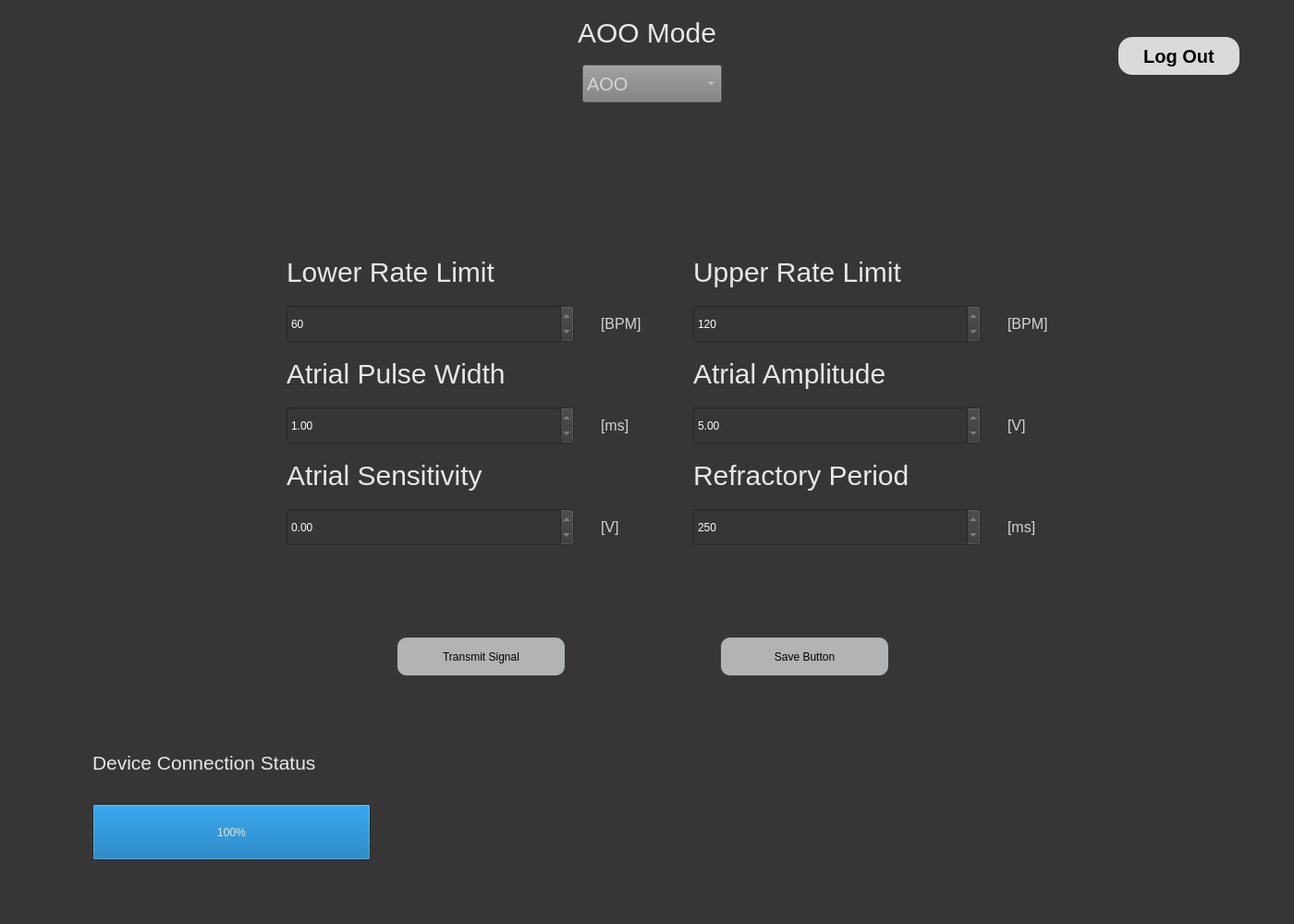
<?xml version="1.0" encoding="UTF-8"?>
<ui version="4.0">
 <class>MainWindow</class>
 <widget class="QMainWindow" name="MainWindow">
  <property name="geometry">
   <rect>
    <x>0</x>
    <y>0</y>
    <width>1400</width>
    <height>1000</height>
   </rect>
  </property>
  <property name="windowTitle">
   <string>MainWindow</string>
  </property>
  <property name="styleSheet">
   <string notr="true">background-color: rgb(54, 54, 54);</string>
  </property>
  <widget class="QWidget" name="centralwidget">
   <widget class="QLabel" name="label">
    <property name="geometry">
     <rect>
      <x>620</x>
      <y>10</y>
      <width>160</width>
      <height>50</height>
     </rect>
    </property>
    <property name="font">
     <font>
      <pointsize>-1</pointsize>
     </font>
    </property>
    <property name="layoutDirection">
     <enum>Qt::LeftToRight</enum>
    </property>
    <property name="autoFillBackground">
     <bool>false</bool>
    </property>
    <property name="styleSheet">
     <string notr="true">color: rgb(231, 231, 231);
font-size: 30px;</string>
    </property>
    <property name="text">
     <string>AOO Mode</string>
    </property>
    <property name="textFormat">
     <enum>Qt::AutoText</enum>
    </property>
    <property name="scaledContents">
     <bool>false</bool>
    </property>
    <property name="alignment">
     <set>Qt::AlignCenter</set>
    </property>
    <property name="wordWrap">
     <bool>false</bool>
    </property>
   </widget>
   <widget class="QComboBox" name="comboBox">
    <property name="geometry">
     <rect>
      <x>630</x>
      <y>70</y>
      <width>151</width>
      <height>41</height>
     </rect>
    </property>
    <property name="font">
     <font>
      <pointsize>-1</pointsize>
     </font>
    </property>
    <property name="styleSheet">
     <string notr="true">background-color: rgb(125, 125, 125);
color: rgb(214, 214, 214);
font-size: 20px;</string>
    </property>
    <property name="editable">
     <bool>false</bool>
    </property>
    <property name="currentText">
     <string>AOO</string>
    </property>
    <property name="currentIndex">
     <number>0</number>
    </property>
    <item>
     <property name="text">
      <string>AOO</string>
     </property>
    </item>
    <item>
     <property name="text">
      <string>VOO</string>
     </property>
    </item>
    <item>
     <property name="text">
      <string>AAI</string>
     </property>
    </item>
    <item>
     <property name="text">
      <string>VVI</string>
     </property>
    </item>
   </widget>
   <widget class="QProgressBar" name="PaceMakerConnectionStatus">
    <property name="geometry">
     <rect>
      <x>100</x>
      <y>870</y>
      <width>301</width>
      <height>61</height>
     </rect>
    </property>
    <property name="styleSheet">
     <string notr="true">color: rgb(231, 231, 231);
</string>
    </property>
    <property name="value">
     <number>100</number>
    </property>
   </widget>
   <widget class="QStackedWidget" name="stackedWidget">
    <property name="geometry">
     <rect>
      <x>220</x>
      <y>240</y>
      <width>1051</width>
      <height>391</height>
     </rect>
    </property>
    <property name="currentIndex">
     <number>3</number>
    </property>
    <widget class="QWidget" name="AOO_Widget">
     <widget class="QLabel" name="AOO_ATR_PW_UNITS">
      <property name="geometry">
       <rect>
        <x>430</x>
        <y>200</y>
        <width>61</width>
        <height>41</height>
       </rect>
      </property>
      <property name="font">
       <font>
        <pointsize>-1</pointsize>
       </font>
      </property>
      <property name="styleSheet">
       <string notr="true">font-size: 16px;
color: rgb(212, 212, 212);</string>
      </property>
      <property name="text">
       <string>[ms]</string>
      </property>
     </widget>
     <widget class="QLabel" name="AOO__ATR_PW_Label">
      <property name="geometry">
       <rect>
        <x>90</x>
        <y>139</y>
        <width>400</width>
        <height>51</height>
       </rect>
      </property>
      <property name="font">
       <font>
        <pointsize>-1</pointsize>
       </font>
      </property>
      <property name="styleSheet">
       <string notr="true">color: rgb(231, 231, 231);
font-size: 30px;</string>
      </property>
      <property name="text">
       <string>Atrial Pulse Width</string>
      </property>
      <property name="scaledContents">
       <bool>true</bool>
      </property>
     </widget>
     <widget class="QLabel" name="AOO_ATR_AMP_UNITS">
      <property name="geometry">
       <rect>
        <x>870</x>
        <y>200</y>
        <width>71</width>
        <height>41</height>
       </rect>
      </property>
      <property name="font">
       <font>
        <pointsize>-1</pointsize>
       </font>
      </property>
      <property name="styleSheet">
       <string notr="true">font-size: 16px;
color: rgb(212, 212, 212);</string>
      </property>
      <property name="text">
       <string>[V]</string>
      </property>
     </widget>
     <widget class="QLabel" name="AOO_URL_UNITS">
      <property name="geometry">
       <rect>
        <x>870</x>
        <y>90</y>
        <width>71</width>
        <height>41</height>
       </rect>
      </property>
      <property name="font">
       <font>
        <pointsize>-1</pointsize>
       </font>
      </property>
      <property name="styleSheet">
       <string notr="true">font-size: 16px;
color: rgb(212, 212, 212);</string>
      </property>
      <property name="text">
       <string>[BPM]</string>
      </property>
     </widget>
     <widget class="QLabel" name="AOO_AMP_Label">
      <property name="geometry">
       <rect>
        <x>530</x>
        <y>139</y>
        <width>400</width>
        <height>51</height>
       </rect>
      </property>
      <property name="font">
       <font>
        <pointsize>-1</pointsize>
       </font>
      </property>
      <property name="styleSheet">
       <string notr="true">color: rgb(231, 231, 231);
font-size: 30px;</string>
      </property>
      <property name="text">
       <string>Atrial Amplitude</string>
      </property>
      <property name="scaledContents">
       <bool>true</bool>
      </property>
     </widget>
     <widget class="QLabel" name="AOO_URL_Label">
      <property name="geometry">
       <rect>
        <x>530</x>
        <y>19</y>
        <width>400</width>
        <height>61</height>
       </rect>
      </property>
      <property name="font">
       <font>
        <pointsize>-1</pointsize>
       </font>
      </property>
      <property name="styleSheet">
       <string notr="true">color: rgb(231, 231, 231);
font-size: 30px;
</string>
      </property>
      <property name="text">
       <string>Upper Rate Limit</string>
      </property>
      <property name="scaledContents">
       <bool>true</bool>
      </property>
     </widget>
     <widget class="QLabel" name="AOO_LRL_UNITS">
      <property name="geometry">
       <rect>
        <x>430</x>
        <y>90</y>
        <width>61</width>
        <height>41</height>
       </rect>
      </property>
      <property name="font">
       <font>
        <pointsize>-1</pointsize>
       </font>
      </property>
      <property name="styleSheet">
       <string notr="true">font-size: 16px;
color: rgb(212, 212, 212);</string>
      </property>
      <property name="text">
       <string>[BPM]</string>
      </property>
     </widget>
     <widget class="QLabel" name="AOO_LRL_Label">
      <property name="geometry">
       <rect>
        <x>90</x>
        <y>19</y>
        <width>400</width>
        <height>61</height>
       </rect>
      </property>
      <property name="font">
       <font>
        <pointsize>-1</pointsize>
       </font>
      </property>
      <property name="styleSheet">
       <string notr="true">color: rgb(231, 231, 231);
font-size: 30px;</string>
      </property>
      <property name="text">
       <string>Lower Rate Limit</string>
      </property>
      <property name="textFormat">
       <enum>Qt::AutoText</enum>
      </property>
      <property name="scaledContents">
       <bool>true</bool>
      </property>
     </widget>
     <widget class="QSpinBox" name="AOO_LRL_Field">
      <property name="geometry">
       <rect>
        <x>90</x>
        <y>90</y>
        <width>311</width>
        <height>41</height>
       </rect>
      </property>
      <property name="styleSheet">
       <string notr="true">color: white;</string>
      </property>
      <property name="readOnly">
       <bool>true</bool>
      </property>
      <property name="minimum">
       <number>30</number>
      </property>
      <property name="maximum">
       <number>175</number>
      </property>
      <property name="singleStep">
       <number>5</number>
      </property>
      <property name="value">
       <number>60</number>
      </property>
     </widget>
     <widget class="QSpinBox" name="AOO_URL_Field">
      <property name="geometry">
       <rect>
        <x>530</x>
        <y>90</y>
        <width>311</width>
        <height>41</height>
       </rect>
      </property>
      <property name="styleSheet">
       <string notr="true">color: white;</string>
      </property>
      <property name="readOnly">
       <bool>true</bool>
      </property>
      <property name="minimum">
       <number>50</number>
      </property>
      <property name="maximum">
       <number>175</number>
      </property>
      <property name="singleStep">
       <number>5</number>
      </property>
      <property name="value">
       <number>120</number>
      </property>
     </widget>
     <widget class="QDoubleSpinBox" name="AOO_ATR_PW_FIELD">
      <property name="geometry">
       <rect>
        <x>90</x>
        <y>200</y>
        <width>311</width>
        <height>41</height>
       </rect>
      </property>
      <property name="styleSheet">
       <string notr="true">color: white;</string>
      </property>
      <property name="readOnly">
       <bool>true</bool>
      </property>
      <property name="minimum">
       <double>1.000000000000000</double>
      </property>
      <property name="maximum">
       <double>30.000000000000000</double>
      </property>
      <property name="singleStep">
       <double>1.000000000000000</double>
      </property>
      <property name="value">
       <double>1.000000000000000</double>
      </property>
     </widget>
     <widget class="QDoubleSpinBox" name="AOO_AMP_FIELD">
      <property name="geometry">
       <rect>
        <x>530</x>
        <y>200</y>
        <width>311</width>
        <height>41</height>
       </rect>
      </property>
      <property name="styleSheet">
       <string notr="true">color: white;</string>
      </property>
      <property name="readOnly">
       <bool>true</bool>
      </property>
      <property name="specialValueText">
       <string>Off</string>
      </property>
      <property name="minimum">
       <double>0.000000000000000</double>
      </property>
      <property name="maximum">
       <double>50.000000000000000</double>
      </property>
      <property name="singleStep">
       <double>0.100000000000000</double>
      </property>
      <property name="value">
       <double>5.000000000000000</double>
      </property>
     </widget>
    </widget>
    <widget class="QWidget" name="VVI_Widget">
     <widget class="QLabel" name="VVI_REFRACT_UNITS">
      <property name="geometry">
       <rect>
        <x>870</x>
        <y>310</y>
        <width>71</width>
        <height>41</height>
       </rect>
      </property>
      <property name="font">
       <font>
        <pointsize>-1</pointsize>
       </font>
      </property>
      <property name="styleSheet">
       <string notr="true">font-size: 16px;
color: rgb(212, 212, 212);</string>
      </property>
      <property name="text">
       <string>[ms]</string>
      </property>
     </widget>
     <widget class="QLabel" name="VVI_VENT_THRESH_UNITS">
      <property name="geometry">
       <rect>
        <x>430</x>
        <y>310</y>
        <width>71</width>
        <height>41</height>
       </rect>
      </property>
      <property name="font">
       <font>
        <pointsize>-1</pointsize>
       </font>
      </property>
      <property name="styleSheet">
       <string notr="true">font-size: 16px;
color: rgb(212, 212, 212);</string>
      </property>
      <property name="text">
       <string>[V]</string>
      </property>
     </widget>
     <widget class="QLabel" name="VVI_LRL_Label">
      <property name="geometry">
       <rect>
        <x>90</x>
        <y>20</y>
        <width>400</width>
        <height>61</height>
       </rect>
      </property>
      <property name="font">
       <font>
        <pointsize>-1</pointsize>
       </font>
      </property>
      <property name="styleSheet">
       <string notr="true">color: rgb(231, 231, 231);
font-size: 30px;</string>
      </property>
      <property name="text">
       <string>Lower Rate Limit</string>
      </property>
      <property name="textFormat">
       <enum>Qt::AutoText</enum>
      </property>
      <property name="scaledContents">
       <bool>true</bool>
      </property>
     </widget>
     <widget class="QLabel" name="VVI_REFRACT_Label">
      <property name="geometry">
       <rect>
        <x>530</x>
        <y>249</y>
        <width>400</width>
        <height>51</height>
       </rect>
      </property>
      <property name="font">
       <font>
        <pointsize>-1</pointsize>
       </font>
      </property>
      <property name="styleSheet">
       <string notr="true">color: rgb(231, 231, 231);
font-size: 30px;</string>
      </property>
      <property name="text">
       <string>Refractory Period</string>
      </property>
      <property name="scaledContents">
       <bool>true</bool>
      </property>
     </widget>
     <widget class="QLabel" name="VVI_VENT_PW_UNITS">
      <property name="geometry">
       <rect>
        <x>430</x>
        <y>200</y>
        <width>71</width>
        <height>41</height>
       </rect>
      </property>
      <property name="font">
       <font>
        <pointsize>-1</pointsize>
       </font>
      </property>
      <property name="styleSheet">
       <string notr="true">font-size: 16px;
color: rgb(212, 212, 212);</string>
      </property>
      <property name="text">
       <string>[ms]</string>
      </property>
     </widget>
     <widget class="QLabel" name="VVI_VENT_AMP_Label">
      <property name="geometry">
       <rect>
        <x>530</x>
        <y>139</y>
        <width>400</width>
        <height>51</height>
       </rect>
      </property>
      <property name="font">
       <font>
        <pointsize>-1</pointsize>
       </font>
      </property>
      <property name="styleSheet">
       <string notr="true">color: rgb(231, 231, 231);
font-size: 30px;</string>
      </property>
      <property name="text">
       <string>Ventricular Amplitude</string>
      </property>
      <property name="scaledContents">
       <bool>true</bool>
      </property>
     </widget>
     <widget class="QLabel" name="VVI_URL_UNITS">
      <property name="geometry">
       <rect>
        <x>870</x>
        <y>90</y>
        <width>71</width>
        <height>41</height>
       </rect>
      </property>
      <property name="font">
       <font>
        <pointsize>-1</pointsize>
       </font>
      </property>
      <property name="styleSheet">
       <string notr="true">font-size: 16px;
color: rgb(212, 212, 212);</string>
      </property>
      <property name="text">
       <string>[BPM]</string>
      </property>
     </widget>
     <widget class="QLabel" name="VVI_LRL_UNITS">
      <property name="geometry">
       <rect>
        <x>430</x>
        <y>90</y>
        <width>71</width>
        <height>41</height>
       </rect>
      </property>
      <property name="font">
       <font>
        <pointsize>-1</pointsize>
       </font>
      </property>
      <property name="styleSheet">
       <string notr="true">font-size: 16px;
color: rgb(212, 212, 212);</string>
      </property>
      <property name="text">
       <string>[BPM]</string>
      </property>
     </widget>
     <widget class="QLabel" name="VVI_VENT_AMP_UNITS">
      <property name="geometry">
       <rect>
        <x>870</x>
        <y>200</y>
        <width>71</width>
        <height>41</height>
       </rect>
      </property>
      <property name="font">
       <font>
        <pointsize>-1</pointsize>
       </font>
      </property>
      <property name="styleSheet">
       <string notr="true">font-size: 16px;
color: rgb(212, 212, 212);</string>
      </property>
      <property name="text">
       <string>[V]</string>
      </property>
     </widget>
     <widget class="QLabel" name="VVI_VENT_PW_Label">
      <property name="geometry">
       <rect>
        <x>90</x>
        <y>139</y>
        <width>400</width>
        <height>51</height>
       </rect>
      </property>
      <property name="font">
       <font>
        <pointsize>-1</pointsize>
       </font>
      </property>
      <property name="styleSheet">
       <string notr="true">color: rgb(231, 231, 231);
font-size: 30px;</string>
      </property>
      <property name="text">
       <string>Ventricular Pulse Width</string>
      </property>
      <property name="scaledContents">
       <bool>true</bool>
      </property>
     </widget>
     <widget class="QLabel" name="VVI_URL_Label">
      <property name="geometry">
       <rect>
        <x>530</x>
        <y>29</y>
        <width>400</width>
        <height>51</height>
       </rect>
      </property>
      <property name="font">
       <font>
        <pointsize>-1</pointsize>
       </font>
      </property>
      <property name="styleSheet">
       <string notr="true">color: rgb(231, 231, 231);
font-size: 30px;
</string>
      </property>
      <property name="text">
       <string>Upper Rate Limit</string>
      </property>
      <property name="scaledContents">
       <bool>true</bool>
      </property>
     </widget>
     <widget class="QLabel" name="VVI_VENT_THRESH_Label">
      <property name="geometry">
       <rect>
        <x>90</x>
        <y>249</y>
        <width>400</width>
        <height>51</height>
       </rect>
      </property>
      <property name="font">
       <font>
        <pointsize>-1</pointsize>
       </font>
      </property>
      <property name="styleSheet">
       <string notr="true">color: rgb(231, 231, 231);
font-size: 30px;</string>
      </property>
      <property name="text">
       <string>Ventricular Sensitivity</string>
      </property>
      <property name="scaledContents">
       <bool>true</bool>
      </property>
     </widget>
     <widget class="QSpinBox" name="VVI_LRL_Field">
      <property name="geometry">
       <rect>
        <x>90</x>
        <y>90</y>
        <width>311</width>
        <height>41</height>
       </rect>
      </property>
      <property name="styleSheet">
       <string notr="true">color: white;</string>
      </property>
      <property name="readOnly">
       <bool>true</bool>
      </property>
      <property name="minimum">
       <number>30</number>
      </property>
      <property name="maximum">
       <number>175</number>
      </property>
      <property name="singleStep">
       <number>5</number>
      </property>
      <property name="value">
       <number>60</number>
      </property>
     </widget>
     <widget class="QSpinBox" name="VVI_URL_Field">
      <property name="geometry">
       <rect>
        <x>530</x>
        <y>90</y>
        <width>311</width>
        <height>41</height>
       </rect>
      </property>
      <property name="styleSheet">
       <string notr="true">color: white;</string>
      </property>
      <property name="readOnly">
       <bool>true</bool>
      </property>
      <property name="minimum">
       <number>50</number>
      </property>
      <property name="maximum">
       <number>175</number>
      </property>
      <property name="singleStep">
       <number>5</number>
      </property>
      <property name="value">
       <number>120</number>
      </property>
     </widget>
     <widget class="QDoubleSpinBox" name="VVI_VENT_PW_FIELD">
      <property name="geometry">
       <rect>
        <x>90</x>
        <y>200</y>
        <width>311</width>
        <height>41</height>
       </rect>
      </property>
      <property name="styleSheet">
       <string notr="true">color: white;</string>
      </property>
      <property name="readOnly">
       <bool>true</bool>
      </property>
      <property name="minimum">
       <double>1.000000000000000</double>
      </property>
      <property name="maximum">
       <double>30.000000000000000</double>
      </property>
      <property name="singleStep">
       <double>1.000000000000000</double>
      </property>
      <property name="value">
       <double>1.000000000000000</double>
      </property>
     </widget>
     <widget class="QDoubleSpinBox" name="VVI_VENT_AMP_FIELD">
      <property name="geometry">
       <rect>
        <x>530</x>
        <y>200</y>
        <width>311</width>
        <height>41</height>
       </rect>
      </property>
      <property name="styleSheet">
       <string notr="true">color: white;</string>
      </property>
      <property name="readOnly">
       <bool>true</bool>
      </property>
      <property name="specialValueText">
       <string>Off</string>
      </property>
      <property name="minimum">
       <double>0.000000000000000</double>
      </property>
      <property name="maximum">
       <double>5.000000000000000</double>
      </property>
      <property name="singleStep">
       <double>0.100000000000000</double>
      </property>
      <property name="value">
       <double>5.000000000000000</double>
      </property>
     </widget>
     <widget class="QDoubleSpinBox" name="VVI_VENT_THRESH__FIELD">
      <property name="geometry">
       <rect>
        <x>90</x>
        <y>310</y>
        <width>311</width>
        <height>41</height>
       </rect>
      </property>
      <property name="styleSheet">
       <string notr="true">color: white;</string>
      </property>
      <property name="readOnly">
       <bool>true</bool>
      </property>
      <property name="minimum">
       <double>0.000000000000000</double>
      </property>
      <property name="maximum">
       <double>0.500000000000000</double>
      </property>
      <property name="singleStep">
       <double>0.100000000000000</double>
      </property>
      <property name="value">
       <double>0.000000000000000</double>
      </property>
     </widget>
     <widget class="QSpinBox" name="VVI_REFRACT_Field">
      <property name="geometry">
       <rect>
        <x>530</x>
        <y>310</y>
        <width>311</width>
        <height>41</height>
       </rect>
      </property>
      <property name="styleSheet">
       <string notr="true">color: white;</string>
      </property>
      <property name="readOnly">
       <bool>true</bool>
      </property>
      <property name="minimum">
       <number>150</number>
      </property>
      <property name="maximum">
       <number>500</number>
      </property>
      <property name="singleStep">
       <number>10</number>
      </property>
      <property name="value">
       <number>320</number>
      </property>
     </widget>
    </widget>
    <widget class="QWidget" name="VOO_Widget">
     <widget class="QLabel" name="VOO_VENT_PW_UNITS">
      <property name="geometry">
       <rect>
        <x>430</x>
        <y>200</y>
        <width>61</width>
        <height>41</height>
       </rect>
      </property>
      <property name="font">
       <font>
        <pointsize>-1</pointsize>
       </font>
      </property>
      <property name="styleSheet">
       <string notr="true">font-size: 16px;
color: rgb(212, 212, 212);</string>
      </property>
      <property name="text">
       <string>[ms]</string>
      </property>
     </widget>
     <widget class="QLabel" name="VOO_VENT_PW_Label">
      <property name="geometry">
       <rect>
        <x>90</x>
        <y>139</y>
        <width>400</width>
        <height>51</height>
       </rect>
      </property>
      <property name="font">
       <font>
        <pointsize>-1</pointsize>
       </font>
      </property>
      <property name="styleSheet">
       <string notr="true">color: rgb(231, 231, 231);
font-size: 30px;</string>
      </property>
      <property name="text">
       <string>Ventricular Pulse Width</string>
      </property>
      <property name="scaledContents">
       <bool>true</bool>
      </property>
     </widget>
     <widget class="QLabel" name="VOO_VENT_AMP_UNITS">
      <property name="geometry">
       <rect>
        <x>870</x>
        <y>200</y>
        <width>61</width>
        <height>41</height>
       </rect>
      </property>
      <property name="font">
       <font>
        <pointsize>-1</pointsize>
       </font>
      </property>
      <property name="styleSheet">
       <string notr="true">font-size: 16px;
color: rgb(212, 212, 212);</string>
      </property>
      <property name="text">
       <string>[V]</string>
      </property>
     </widget>
     <widget class="QLabel" name="VOO_URL_UNITS">
      <property name="geometry">
       <rect>
        <x>870</x>
        <y>90</y>
        <width>81</width>
        <height>41</height>
       </rect>
      </property>
      <property name="font">
       <font>
        <pointsize>-1</pointsize>
       </font>
      </property>
      <property name="styleSheet">
       <string notr="true">font-size: 16px;
color: rgb(212, 212, 212);</string>
      </property>
      <property name="text">
       <string>[BPM]</string>
      </property>
     </widget>
     <widget class="QLabel" name="VOO_VENT_AMP_Label">
      <property name="geometry">
       <rect>
        <x>530</x>
        <y>139</y>
        <width>400</width>
        <height>51</height>
       </rect>
      </property>
      <property name="font">
       <font>
        <pointsize>-1</pointsize>
       </font>
      </property>
      <property name="styleSheet">
       <string notr="true">color: rgb(231, 231, 231);
font-size: 30px;</string>
      </property>
      <property name="text">
       <string>Ventricular Amplitude</string>
      </property>
      <property name="scaledContents">
       <bool>true</bool>
      </property>
     </widget>
     <widget class="QLabel" name="VOO_URL_Label">
      <property name="geometry">
       <rect>
        <x>530</x>
        <y>19</y>
        <width>400</width>
        <height>61</height>
       </rect>
      </property>
      <property name="font">
       <font>
        <pointsize>-1</pointsize>
       </font>
      </property>
      <property name="styleSheet">
       <string notr="true">color: rgb(231, 231, 231);
font-size: 30px;
</string>
      </property>
      <property name="text">
       <string>Upper Rate Limit</string>
      </property>
      <property name="scaledContents">
       <bool>true</bool>
      </property>
     </widget>
     <widget class="QLabel" name="VOO_LRL_UNITS">
      <property name="geometry">
       <rect>
        <x>430</x>
        <y>90</y>
        <width>81</width>
        <height>41</height>
       </rect>
      </property>
      <property name="font">
       <font>
        <pointsize>-1</pointsize>
       </font>
      </property>
      <property name="styleSheet">
       <string notr="true">font-size: 16px;
color: rgb(212, 212, 212);</string>
      </property>
      <property name="text">
       <string>[BPM]</string>
      </property>
     </widget>
     <widget class="QLabel" name="VOO_LRL_Label">
      <property name="geometry">
       <rect>
        <x>90</x>
        <y>19</y>
        <width>400</width>
        <height>61</height>
       </rect>
      </property>
      <property name="font">
       <font>
        <pointsize>-1</pointsize>
       </font>
      </property>
      <property name="styleSheet">
       <string notr="true">color: rgb(231, 231, 231);
font-size: 30px;</string>
      </property>
      <property name="text">
       <string>Lower Rate Limit</string>
      </property>
      <property name="textFormat">
       <enum>Qt::AutoText</enum>
      </property>
      <property name="scaledContents">
       <bool>true</bool>
      </property>
     </widget>
     <widget class="QSpinBox" name="VOO_LRL_Field">
      <property name="geometry">
       <rect>
        <x>90</x>
        <y>90</y>
        <width>311</width>
        <height>41</height>
       </rect>
      </property>
      <property name="styleSheet">
       <string notr="true">color: white;</string>
      </property>
      <property name="readOnly">
       <bool>true</bool>
      </property>
      <property name="minimum">
       <number>30</number>
      </property>
      <property name="maximum">
       <number>175</number>
      </property>
      <property name="singleStep">
       <number>5</number>
      </property>
      <property name="value">
       <number>60</number>
      </property>
     </widget>
     <widget class="QSpinBox" name="VOO_URL_Field">
      <property name="geometry">
       <rect>
        <x>530</x>
        <y>90</y>
        <width>311</width>
        <height>41</height>
       </rect>
      </property>
      <property name="styleSheet">
       <string notr="true">color: white;</string>
      </property>
      <property name="readOnly">
       <bool>true</bool>
      </property>
      <property name="minimum">
       <number>50</number>
      </property>
      <property name="maximum">
       <number>175</number>
      </property>
      <property name="singleStep">
       <number>5</number>
      </property>
      <property name="value">
       <number>120</number>
      </property>
     </widget>
     <widget class="QDoubleSpinBox" name="VOO_VENT_PW_FIELD">
      <property name="geometry">
       <rect>
        <x>90</x>
        <y>200</y>
        <width>311</width>
        <height>41</height>
       </rect>
      </property>
      <property name="styleSheet">
       <string notr="true">color: white;</string>
      </property>
      <property name="readOnly">
       <bool>true</bool>
      </property>
      <property name="minimum">
       <double>1.000000000000000</double>
      </property>
      <property name="maximum">
       <double>30.000000000000000</double>
      </property>
      <property name="singleStep">
       <double>1.000000000000000</double>
      </property>
      <property name="value">
       <double>1.000000000000000</double>
      </property>
     </widget>
     <widget class="QDoubleSpinBox" name="VOO_VENT_AMP_FIELD">
      <property name="geometry">
       <rect>
        <x>530</x>
        <y>200</y>
        <width>311</width>
        <height>41</height>
       </rect>
      </property>
      <property name="styleSheet">
       <string notr="true">color: white;</string>
      </property>
      <property name="readOnly">
       <bool>true</bool>
      </property>
      <property name="specialValueText">
       <string>Off</string>
      </property>
      <property name="minimum">
       <double>0.000000000000000</double>
      </property>
      <property name="maximum">
       <double>5.000000000000000</double>
      </property>
      <property name="singleStep">
       <double>0.100000000000000</double>
      </property>
      <property name="value">
       <double>5.000000000000000</double>
      </property>
     </widget>
    </widget>
    <widget class="QWidget" name="AAI_Widget">
     <widget class="QLabel" name="AAI_ATR_PW_UNITS">
      <property name="geometry">
       <rect>
        <x>430</x>
        <y>200</y>
        <width>71</width>
        <height>41</height>
       </rect>
      </property>
      <property name="font">
       <font>
        <pointsize>-1</pointsize>
       </font>
      </property>
      <property name="styleSheet">
       <string notr="true">font-size: 16px;
color: rgb(212, 212, 212);</string>
      </property>
      <property name="text">
       <string>[ms]</string>
      </property>
     </widget>
     <widget class="QLabel" name="AAI_ATR_PW_Label">
      <property name="geometry">
       <rect>
        <x>90</x>
        <y>139</y>
        <width>400</width>
        <height>51</height>
       </rect>
      </property>
      <property name="font">
       <font>
        <pointsize>-1</pointsize>
       </font>
      </property>
      <property name="styleSheet">
       <string notr="true">color: rgb(231, 231, 231);
font-size: 30px;</string>
      </property>
      <property name="text">
       <string>Atrial Pulse Width</string>
      </property>
      <property name="scaledContents">
       <bool>true</bool>
      </property>
     </widget>
     <widget class="QLabel" name="AAI_ATR_AMP_UNITS">
      <property name="geometry">
       <rect>
        <x>870</x>
        <y>200</y>
        <width>81</width>
        <height>41</height>
       </rect>
      </property>
      <property name="font">
       <font>
        <pointsize>-1</pointsize>
       </font>
      </property>
      <property name="styleSheet">
       <string notr="true">font-size: 16px;
color: rgb(212, 212, 212);</string>
      </property>
      <property name="text">
       <string>[V]</string>
      </property>
     </widget>
     <widget class="QLabel" name="AAI_URL_UNITS">
      <property name="geometry">
       <rect>
        <x>870</x>
        <y>90</y>
        <width>81</width>
        <height>41</height>
       </rect>
      </property>
      <property name="font">
       <font>
        <pointsize>-1</pointsize>
       </font>
      </property>
      <property name="styleSheet">
       <string notr="true">font-size: 16px;
color: rgb(212, 212, 212);</string>
      </property>
      <property name="text">
       <string>[BPM]</string>
      </property>
     </widget>
     <widget class="QLabel" name="AAI_ATR_AMP_Label">
      <property name="geometry">
       <rect>
        <x>530</x>
        <y>139</y>
        <width>400</width>
        <height>51</height>
       </rect>
      </property>
      <property name="font">
       <font>
        <pointsize>-1</pointsize>
       </font>
      </property>
      <property name="styleSheet">
       <string notr="true">color: rgb(231, 231, 231);
font-size: 30px;</string>
      </property>
      <property name="text">
       <string>Atrial Amplitude</string>
      </property>
      <property name="scaledContents">
       <bool>true</bool>
      </property>
     </widget>
     <widget class="QLabel" name="AAI_URL_Label">
      <property name="geometry">
       <rect>
        <x>530</x>
        <y>29</y>
        <width>400</width>
        <height>51</height>
       </rect>
      </property>
      <property name="font">
       <font>
        <pointsize>-1</pointsize>
       </font>
      </property>
      <property name="styleSheet">
       <string notr="true">color: rgb(231, 231, 231);
font-size: 30px;
</string>
      </property>
      <property name="text">
       <string>Upper Rate Limit</string>
      </property>
      <property name="scaledContents">
       <bool>true</bool>
      </property>
     </widget>
     <widget class="QLabel" name="AAI_LRL_UNITS">
      <property name="geometry">
       <rect>
        <x>430</x>
        <y>90</y>
        <width>71</width>
        <height>41</height>
       </rect>
      </property>
      <property name="font">
       <font>
        <pointsize>-1</pointsize>
       </font>
      </property>
      <property name="styleSheet">
       <string notr="true">font-size: 16px;
color: rgb(212, 212, 212);</string>
      </property>
      <property name="text">
       <string>[BPM]</string>
      </property>
     </widget>
     <widget class="QLabel" name="AAI_LRL_Label">
      <property name="geometry">
       <rect>
        <x>90</x>
        <y>29</y>
        <width>400</width>
        <height>51</height>
       </rect>
      </property>
      <property name="font">
       <font>
        <pointsize>-1</pointsize>
       </font>
      </property>
      <property name="styleSheet">
       <string notr="true">color: rgb(231, 231, 231);
font-size: 30px;</string>
      </property>
      <property name="text">
       <string>Lower Rate Limit</string>
      </property>
      <property name="textFormat">
       <enum>Qt::AutoText</enum>
      </property>
      <property name="scaledContents">
       <bool>true</bool>
      </property>
     </widget>
     <widget class="QLabel" name="AAI_REFRACT_Label">
      <property name="geometry">
       <rect>
        <x>530</x>
        <y>249</y>
        <width>400</width>
        <height>51</height>
       </rect>
      </property>
      <property name="font">
       <font>
        <pointsize>-1</pointsize>
       </font>
      </property>
      <property name="styleSheet">
       <string notr="true">color: rgb(231, 231, 231);
font-size: 30px;</string>
      </property>
      <property name="text">
       <string>Refractory Period</string>
      </property>
      <property name="scaledContents">
       <bool>true</bool>
      </property>
     </widget>
     <widget class="QLabel" name="AAI_REFRACT_UNITS">
      <property name="geometry">
       <rect>
        <x>870</x>
        <y>310</y>
        <width>91</width>
        <height>41</height>
       </rect>
      </property>
      <property name="font">
       <font>
        <pointsize>-1</pointsize>
       </font>
      </property>
      <property name="styleSheet">
       <string notr="true">font-size: 16px;
color: rgb(212, 212, 212);</string>
      </property>
      <property name="text">
       <string>[ms]</string>
      </property>
     </widget>
     <widget class="QLabel" name="AAI_ATR_THRESH_Label">
      <property name="geometry">
       <rect>
        <x>90</x>
        <y>249</y>
        <width>400</width>
        <height>51</height>
       </rect>
      </property>
      <property name="font">
       <font>
        <pointsize>-1</pointsize>
       </font>
      </property>
      <property name="styleSheet">
       <string notr="true">color: rgb(231, 231, 231);
font-size: 30px;</string>
      </property>
      <property name="text">
       <string>Atrial Sensitivity</string>
      </property>
      <property name="scaledContents">
       <bool>true</bool>
      </property>
     </widget>
     <widget class="QLabel" name="AAI_ATR_THRESH_UNITS">
      <property name="geometry">
       <rect>
        <x>430</x>
        <y>310</y>
        <width>71</width>
        <height>41</height>
       </rect>
      </property>
      <property name="font">
       <font>
        <pointsize>-1</pointsize>
       </font>
      </property>
      <property name="styleSheet">
       <string notr="true">font-size: 16px;
color: rgb(212, 212, 212);</string>
      </property>
      <property name="text">
       <string>[V]</string>
      </property>
     </widget>
     <widget class="QDoubleSpinBox" name="AAI_ATR_PW_FIELD">
      <property name="geometry">
       <rect>
        <x>90</x>
        <y>200</y>
        <width>311</width>
        <height>41</height>
       </rect>
      </property>
      <property name="styleSheet">
       <string notr="true">color: white;</string>
      </property>
      <property name="readOnly">
       <bool>true</bool>
      </property>
      <property name="minimum">
       <double>1.000000000000000</double>
      </property>
      <property name="maximum">
       <double>30.000000000000000</double>
      </property>
      <property name="singleStep">
       <double>1.000000000000000</double>
      </property>
      <property name="value">
       <double>1.000000000000000</double>
      </property>
     </widget>
     <widget class="QSpinBox" name="AAI_LRL_Field">
      <property name="geometry">
       <rect>
        <x>90</x>
        <y>90</y>
        <width>311</width>
        <height>41</height>
       </rect>
      </property>
      <property name="styleSheet">
       <string notr="true">color: white;</string>
      </property>
      <property name="readOnly">
       <bool>true</bool>
      </property>
      <property name="minimum">
       <number>30</number>
      </property>
      <property name="maximum">
       <number>175</number>
      </property>
      <property name="singleStep">
       <number>5</number>
      </property>
      <property name="value">
       <number>60</number>
      </property>
     </widget>
     <widget class="QSpinBox" name="AAI_URL_Field">
      <property name="geometry">
       <rect>
        <x>530</x>
        <y>90</y>
        <width>311</width>
        <height>41</height>
       </rect>
      </property>
      <property name="styleSheet">
       <string notr="true">color: white;</string>
      </property>
      <property name="readOnly">
       <bool>true</bool>
      </property>
      <property name="minimum">
       <number>50</number>
      </property>
      <property name="maximum">
       <number>175</number>
      </property>
      <property name="singleStep">
       <number>5</number>
      </property>
      <property name="value">
       <number>120</number>
      </property>
     </widget>
     <widget class="QDoubleSpinBox" name="AAI_ATR_AMP_FIELD">
      <property name="geometry">
       <rect>
        <x>530</x>
        <y>200</y>
        <width>311</width>
        <height>41</height>
       </rect>
      </property>
      <property name="styleSheet">
       <string notr="true">color: white;</string>
      </property>
      <property name="readOnly">
       <bool>true</bool>
      </property>
      <property name="specialValueText">
       <string>Off</string>
      </property>
      <property name="minimum">
       <double>0.000000000000000</double>
      </property>
      <property name="maximum">
       <double>5.000000000000000</double>
      </property>
      <property name="singleStep">
       <double>0.100000000000000</double>
      </property>
      <property name="value">
       <double>5.000000000000000</double>
      </property>
     </widget>
     <widget class="QDoubleSpinBox" name="AAI_ATR_THRESH__FIELD">
      <property name="geometry">
       <rect>
        <x>90</x>
        <y>310</y>
        <width>311</width>
        <height>41</height>
       </rect>
      </property>
      <property name="styleSheet">
       <string notr="true">color: white;</string>
      </property>
      <property name="readOnly">
       <bool>true</bool>
      </property>
      <property name="minimum">
       <double>0.000000000000000</double>
      </property>
      <property name="maximum">
       <double>0.500000000000000</double>
      </property>
      <property name="singleStep">
       <double>0.100000000000000</double>
      </property>
      <property name="value">
       <double>0.000000000000000</double>
      </property>
     </widget>
     <widget class="QSpinBox" name="AAI_REFRACT_Field">
      <property name="geometry">
       <rect>
        <x>530</x>
        <y>310</y>
        <width>311</width>
        <height>41</height>
       </rect>
      </property>
      <property name="styleSheet">
       <string notr="true">color: white;</string>
      </property>
      <property name="readOnly">
       <bool>true</bool>
      </property>
      <property name="minimum">
       <number>150</number>
      </property>
      <property name="maximum">
       <number>500</number>
      </property>
      <property name="singleStep">
       <number>10</number>
      </property>
      <property name="value">
       <number>250</number>
      </property>
     </widget>
    </widget>
   </widget>
   <widget class="QLabel" name="label_10">
    <property name="geometry">
     <rect>
      <x>100</x>
      <y>800</y>
      <width>391</width>
      <height>51</height>
     </rect>
    </property>
    <property name="font">
     <font>
      <pointsize>16</pointsize>
     </font>
    </property>
    <property name="styleSheet">
     <string notr="true">color: rgb(231, 231, 231);
</string>
    </property>
    <property name="text">
     <string>Device Connection Status</string>
    </property>
    <property name="scaledContents">
     <bool>true</bool>
    </property>
   </widget>
   <widget class="QPushButton" name="Logout">
    <property name="geometry">
     <rect>
      <x>1210</x>
      <y>40</y>
      <width>131</width>
      <height>41</height>
     </rect>
    </property>
    <property name="styleSheet">
     <string notr="true">background-color: rgb(218, 218, 218);
font-weight:bold;
font-size: 20px;
border-radius: 15px;</string>
    </property>
    <property name="text">
     <string>Log Out</string>
    </property>
   </widget>
   <widget class="QPushButton" name="saveButton">
    <property name="geometry">
     <rect>
      <x>780</x>
      <y>690</y>
      <width>181</width>
      <height>41</height>
     </rect>
    </property>
    <property name="styleSheet">
     <string notr="true">background-color: rgb(177, 179, 180);
border-radius: 10px;</string>
    </property>
    <property name="text">
     <string>Save Button</string>
    </property>
   </widget>
   <widget class="QPushButton" name="transmitButton">
    <property name="geometry">
     <rect>
      <x>430</x>
      <y>690</y>
      <width>181</width>
      <height>41</height>
     </rect>
    </property>
    <property name="styleSheet">
     <string notr="true">background-color: rgb(177, 179, 180);
border-radius: 10px;</string>
    </property>
    <property name="text">
     <string>Transmit Signal</string>
    </property>
   </widget>
  </widget>
  <widget class="QStatusBar" name="statusBar"/>
 </widget>
 <resources/>
 <connections/>
</ui>
